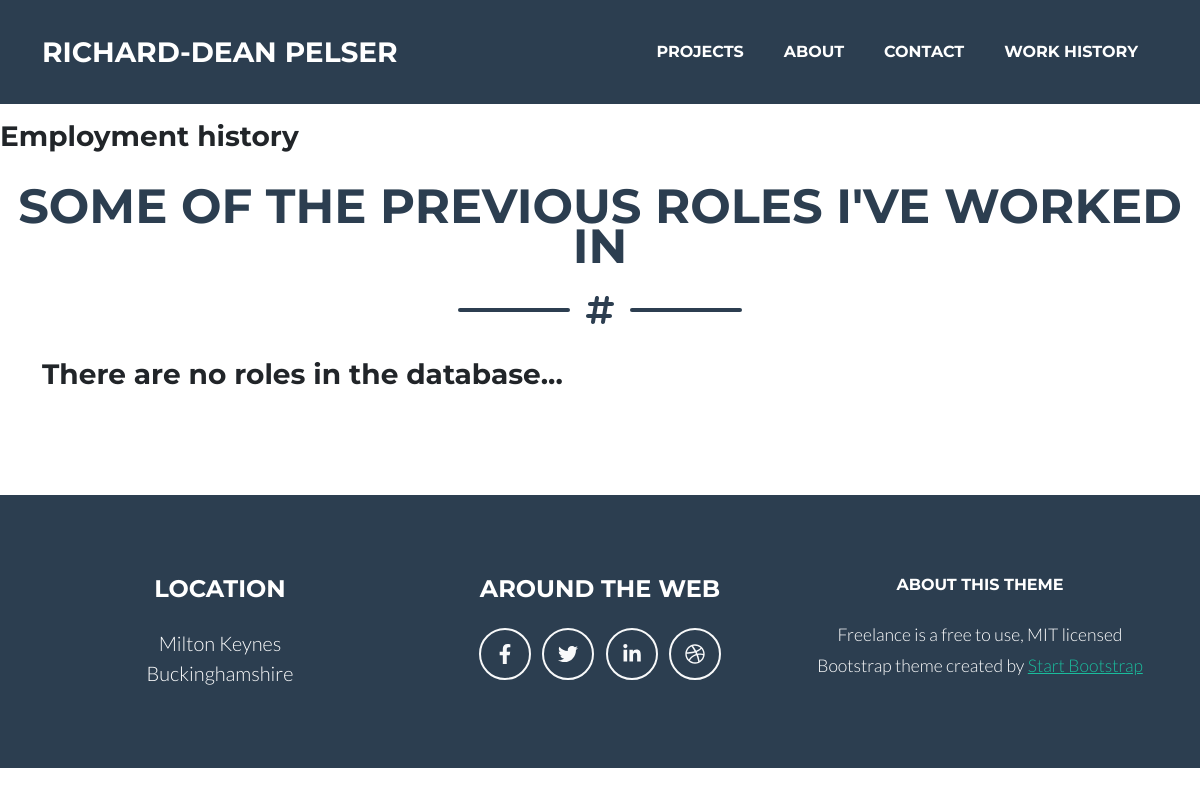
The page /workhistory/ on the database as committed earlier.
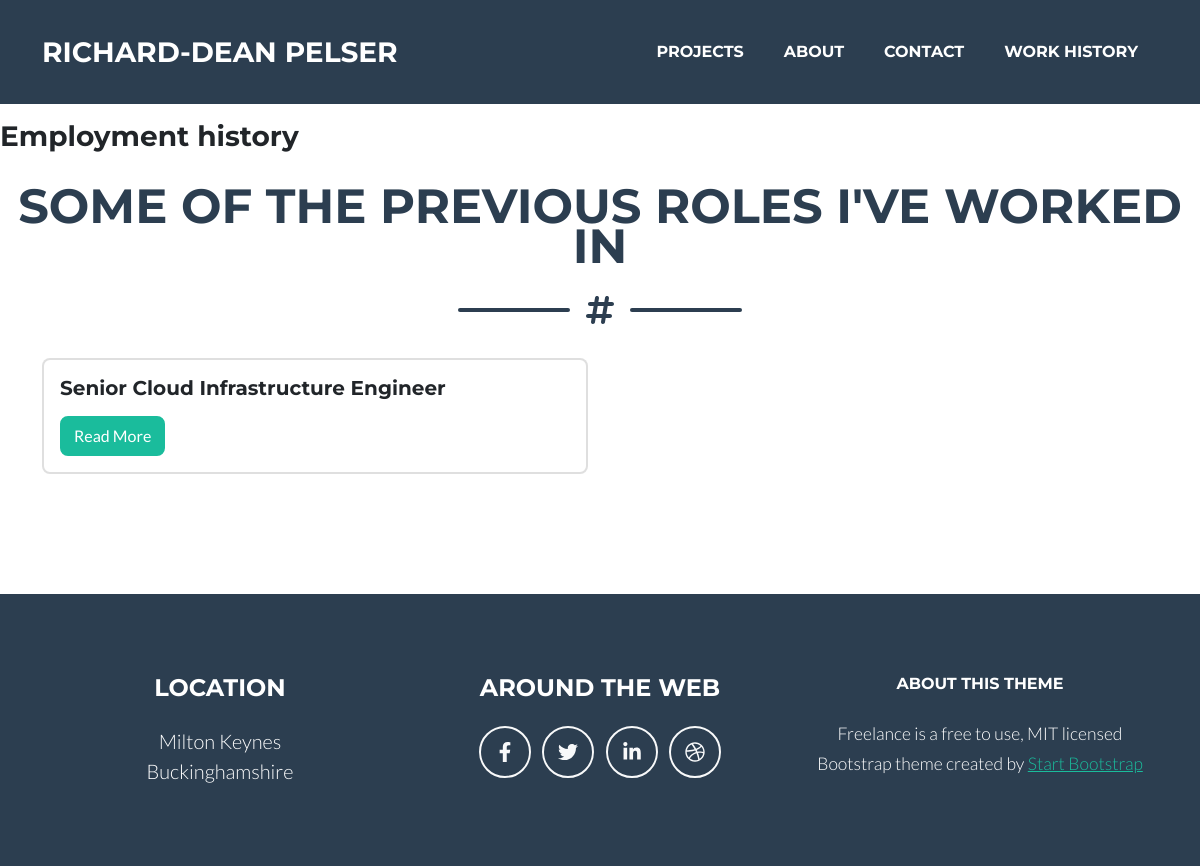
The same page on the database as committed later.
### portfolio/models.py (models this page shows, shortened)
class Role(models.Model):
    title = models.CharField(max_length=100, unique=True)
    slug = models.SlugField(max_length=100, unique=True)
    organisation = models.CharField(max_length=100, unique=True)
    body = RichTextUploadingField(null = True, blank=True)
    status = models.IntegerField(choices=ROLE_STATUS, default=0)

### portfolio/views.py (the view)
# urls.py: path('workhistory/', views.work_history_page, name="work_history_page"),
def work_history_page(request):
    roles = Role.objects.all()
    context = {'roles': roles}
    return render(request, 'workhistory.html', context)

### portfolio/templates/workhistory.html (shortened to what this page needs)
{% extends 'base.html' %}
{% load static %}
{% block content %}
<section class="page-section portfolio" id="portfolio">
    <h3>Employment history</h3>
    <br>
    <h2 class="page-section-heading text-center text-uppercase text-secondary mb-0">Some of the previous roles I've
        worked in</h2>
    <div class="divider-custom">
        <div class="divider-custom-line"></div>
        <div class="divider-custom-icon"><i class="fas fa-hashtag"></i></div>
        <div class="divider-custom-line"></div>
    </div>
    <div class="container">
        <div class="row">
            {% for role in roles %}
            <div class="col-md-6 mb-4">
                <div class="card">
                    <div class="card-body">
                        <h5 class="card-title">{{role.title}}</h5>
                        <a class="btn btn-primary" data-bs-toggle="modal"
                            data-bs-target="#portfolioModal-{{role.id}}">Read More</a>
                    </div>
                </div>
            </div>
            {% empty %}
            <h3>There are no roles in the database...</h3>
            {% endfor %}
        </div>
    </div>
</section>
{% endblock content %}

Rows that differ between the two databases and show on the page:
added Role: title "Senior Cloud Infrastructure Engineer"
Other text that changed with them:
text no longer shown: "There are no roles in the database..."
